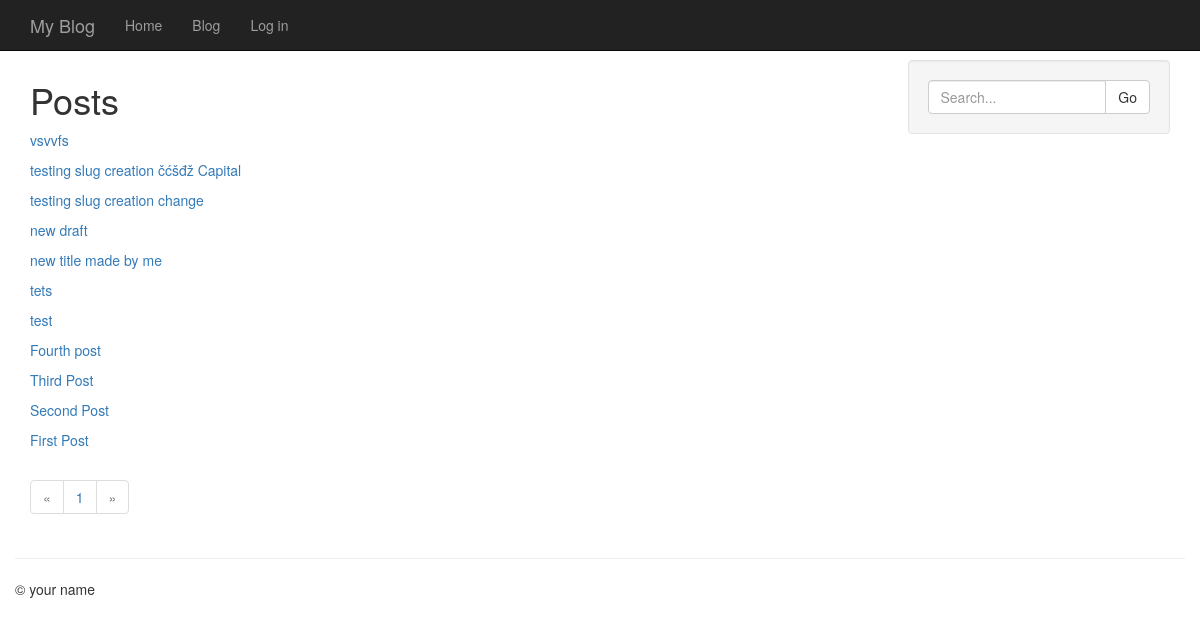
/posts/, run on the app's committed database.
### models.py (models this page shows, shortened)
class Post(db.Model):
	STATUS_PUBLIC = 0
	STATUS_DRAFT = 1
	STATUS_DELETED = 2
	id = db.Column(db.Integer, primary_key=True)
	title = db.Column(db.String(100))
	slug = db.Column(db.String(100), unique=True)
	body = db.Column(db.Text)
	status = db.Column(db.SmallInteger, default=STATUS_PUBLIC)
	created_timestamp = db.Column(db.DateTime, default=datetime.datetime.now)
	modified_timestamp = db.Column(
		db.DateTime,
		default=datetime.datetime.now,
		onupdate=datetime.datetime.now)
	author_id = db.Column("author_id", db.Integer, db.ForeignKey("user.id"))
	tags = db.relationship('Tag', secondary=post_tags, backref=db.backref('posts', lazy='dynamic'))
	comments = db.relationship('Comment', backref='post', lazy='dynamic')

### posts/blueprint.py (the view)
@posts.route('/')
def index():
    posts = Post.query.order_by(Post.created_timestamp.desc())
    return post_list('posts/index.html', posts)

### app.py (called while the page is built)
@app.before_request
def _before_request():
    g.user = current_user

### helpers.py (called while the page is built)
def object_list(template_name, query, paginate_by=20, **context):
    page = request.args.get('page')
    if page and page.isdigit():
        page = int(page)
    else:
        page = 1
    object_list = query.paginate(page, paginate_by)
    return render_template(template_name, object_list=object_list, **context)

### posts/blueprint.py (called while the page is built)
def post_list(template, query, **context):
    query = filter_status_by_user(query)
    valid_statuses = (Post.STATUS_PUBLIC, Post.STATUS_DRAFT)
    query = query.filter(Post.status.in_(valid_statuses))
    if request.args.get('q'):
        search = request.args['q']
        query = query.filter(
            (Post.body.contains(search)) |
            (Post.title.contains(search)))
    return object_list(template, query, **context)

def filter_status_by_user(query):
    if not g.user.is_authenticated:
        return query.filter(Post.status == Post.STATUS_PUBLIC)
    else:
        query = query.filter(
            (Post.status == Post.STATUS_PUBLIC) |
            ((Post.author == g.user) & (Post.status != Post.STATUS_DELETED)))
    return query

### posts/templates/posts/index.html (shortened to what this page needs)
{% extends "posts/base_posts.html" %}
{% block content_title %}Posts{% endblock %}

### posts/templates/inc/list.html
{% for post in object_list.items %}
    <p><a href="{{ url_for('posts.detail', slug=post.slug) }}">{{ post.title }}</a></p>
{% endfor %}

### templates/base.html (style rules this page uses)
body { padding-top: 60px; }

### data on the page
Post: title "vsvvfs"
Post: title "testing slug creation čćšđž Capital"
Post: title "testing slug creation change"
Post: title "new draft"
Post: title "new title made by me"
Post: title "tets"
Post: title "test"
Post: title "Fourth post"
Post: title "Third Post"
Post: title "Second Post"
Post: title "First Post"

### other printed values
{{ page }} "1"
